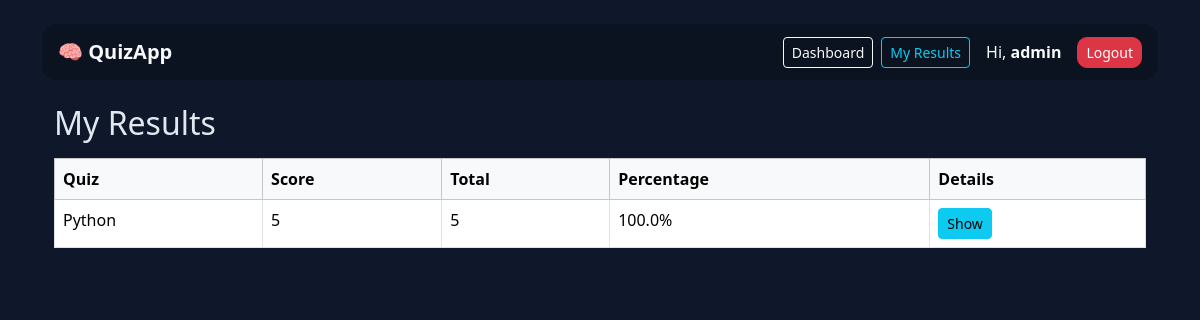
Page /my_results (signed in) on the committed database.
### app.py (models this page shows)
class User(UserMixin, db.Model):
    id = db.Column(db.Integer, primary_key=True)
    username = db.Column(db.String(80), unique=True, nullable=False)
    password = db.Column(db.String(200), nullable=False)
    role = db.Column(db.String(10), default="user")  # "user" or "admin"
    results = db.relationship(
    'Result',
    backref='user',
    cascade="all, delete-orphan",
    passive_deletes=True,
    lazy=True
)

class Result(db.Model):
    id = db.Column(db.Integer, primary_key=True)
    user_id = db.Column(db.Integer, db.ForeignKey('user.id', ondelete="CASCADE"), nullable=False)
    quiz_id = db.Column(
        db.Integer,
        db.ForeignKey('quiz.id', ondelete="CASCADE"),
        nullable=False
    )
    score = db.Column(db.Integer)
    total = db.Column(db.Integer)
    percent = db.Column(db.Float)
    timestamp = db.Column(db.DateTime, default=db.func.current_timestamp())
    answers_json = db.Column(db.Text)  # stores user answers as JSON

class Quiz(db.Model):
    id = db.Column(db.Integer, primary_key=True)
    title = db.Column(db.String(100), nullable=False)
    duration_minutes = db.Column(db.Integer, default=5)
    questions = db.relationship(
        'Question',
        backref='quiz',
        cascade="all, delete-orphan",
        passive_deletes=True,
        lazy=True
    )
    results = db.relationship(
        'Result',
        backref='quiz',
        cascade="all, delete-orphan",
        passive_deletes=True,
        lazy=True
    )

### app.py (the view)
@app.route('/my_results')
@login_required
def my_results():
    results = Result.query.filter_by(user_id=current_user.id).order_by(Result.timestamp.desc()).all()
    return render_template('my_results.html', results=results)

### app.py (called while the page is built)
@event.listens_for(Engine, "connect")
def set_sqlite_pragma(dbapi_connection, connection_record):
    if isinstance(dbapi_connection, sqlite3.Connection):
        cursor = dbapi_connection.cursor()
        cursor.execute("PRAGMA foreign_keys=ON")
        cursor.close()

@login_manager.user_loader
def load_user(user_id):
    return User.query.get(int(user_id))

### templates/my_results.html
{% extends 'base.html' %}
{% block content %}
<div class="container mt-4">
  <h2>My Results</h2>
  <table class="table table-bordered table-hover mt-3">
    <thead class="table-light">
      <tr>
        <th>Quiz</th>
        <th>Score</th>
        <th>Total</th>
        <th>Percentage</th>
        <th>Details</th>
      </tr>
    </thead>
    <tbody>
      {% for r in results %}
      <tr>
        <td>{{ r.quiz.title }}</td>
        <td>{{ r.score }}</td>
        <td>{{ r.total }}</td>
        <td>{{ (r.score / r.total * 100) | round(2) }}%</td>
        <td>
      <a href="{{ url_for('view_result', result_id=r.id) }}" class="btn btn-info btn-sm">
        Show
      </a>
    </td>
      </tr>
      {% endfor %}
    </tbody>
  </table>
</div>
{% endblock %}

### templates/base.html (shortened to what this page needs)
<!doctype html>
<html lang="en">
  <head>
    <link href="https://cdn.jsdelivr.net/npm/bootstrap@5.3.3/dist/css/bootstrap.min.css" rel="stylesheet">
  </head>
  <body>
    <div class="container py-4">
      <nav class="navbar navbar-expand-lg px-3 mb-4">
        <a class="navbar-brand fw-bold text-light" href="{{ url_for('index') }}">🧠 QuizApp</a>
        <div class="collapse navbar-collapse" id="nav">
          <ul class="navbar-nav ms-auto align-items-center gap-2">
            {% if current_user.is_authenticated %}
              <li class="nav-item">
                <a class="btn btn-outline-light btn-sm" href="{{ url_for('index') }}">Dashboard</a>
              </li>
              <li class="nav-item">
                <a class="btn btn-outline-info btn-sm" href="{{ url_for('my_results') }}">My Results</a>
              </li>
              <li class="nav-item text-light ms-2 me-2">Hi, <strong>{{ current_user.username }}</strong></li>
              <li class="nav-item">
                <a class="btn btn-danger btn-sm" href="{{ url_for('logout') }}">Logout</a>
              </li>
            {% else %}
              <li class="nav-item"><a class="btn btn-primary btn-sm" href="{{ url_for('login') }}">Login</a></li>
              <li class="nav-item"><a class="btn btn-secondary btn-sm" href="{{ url_for('register') }}">Register</a></li>
            {% endif %}
          </ul>
        </div>
      </nav>
      {% block content %}{% endblock %}
    </div>
  </body>
</html>

### templates/base.html (style rules this page uses)
body { background: #0f172a; color: #e2e8f0; }
.navbar { background: #0b1220 !important; border-radius: 14px; }
.btn-primary, .btn-success, .btn-danger, .btn-warning { border-radius: 10px; }
.table { color: #e5e7eb; }
.table thead { color: #93c5fd; }
a { text-decoration: none; }

### rows in the picture
User: username "admin"
Result: quiz "Python", score "5", total "5", (r.score/r.total*100)|round(2) "100.0"
